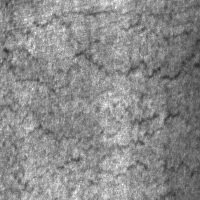
#> input picture Dataset/NEU-DET/train/images/crazing/crazing_100.jpg, 200 x 200 px; its folder holds only this picture in this run
$ jupyter execute --allow-errors RF_gray.ipynb
#> lines starting #> are read from the running program, lines starting #| are printed output that depends on the picture; long printed decimals are rounded
Random Forest

[cell 1]
from google.colab import drive

[cell 2]
drive.mount('/content/drive')

[cell 3]
cd /content/drive/"MyDrive/Machine Learning/NEU-DET-2/train/images/crazing"

[cell 4]
import pandas as pd
import numpy as np
import matplotlib.pyplot as plt
from sklearn.model_selection import train_test_split
import glob
import cv2
from sklearn.ensemble import RandomForestClassifier
from sklearn import metrics
from sklearn import svm
from sklearn.metrics import classification_report, confusion_matrix
import itertools

[cell 5]
X_train = list()
X_test = list()
y_train = list()
y_test = list()

[cell 6]
# [6 lines of commented-out code are left out]

[cell 7]
path = "/content/drive/MyDrive/Machine Learning/NEU-DET-2/train/images/crazing/*.jpg"
for file in glob.glob(path):
  img=cv2.imread(file)
#> img is the input picture: shape (200, 200, 3); min 41, max 255, mean 138.5
  img2=cv2.cvtColor(img,cv2.COLOR_BGR2GRAY)
  X_train.append(img2)      #append all the pixel vector in X_train
  y_train.append(0)         #append all the class in y_train

print(X_train[0])
#> (printed output is left out)
print(len(X_train))
#| 1

[cell 8]
path = "/content/drive/MyDrive/Machine Learning/NEU-DET-2/train/images/inclusion/*.jpg"
for file in glob.glob(path):
  img=cv2.imread(file)
  img2=cv2.cvtColor(img,cv2.COLOR_BGR2GRAY)
  X_train.append(img2)      #append all the pixel vector in X_train
  y_train.append(1)         #append all the class in y_train


print(len(X_train))
#| 1

[cell 9]
path = "/content/drive/MyDrive/Machine Learning/NEU-DET-2/train/images/patches/*.jpg"
for file in glob.glob(path):
  img=cv2.imread(file)
  img2=cv2.cvtColor(img,cv2.COLOR_BGR2GRAY)
  X_train.append(img2)      #append all the pixel vector in X_train
  y_train.append(2)         #append all the class in y_train

print(len(X_train))
#| 1

[cell 10]
path = "/content/drive/MyDrive/Machine Learning/NEU-DET-2/train/images/pitted_surface/*.jpg"
for file in glob.glob(path):
  img=cv2.imread(file)
  img2=cv2.cvtColor(img,cv2.COLOR_BGR2GRAY)
  X_train.append(img2)      #append all the pixel vector in X_train
  y_train.append(3)         #append all the class in y_train


print(len(X_train))
#| 1

[cell 11]
path = "/content/drive/MyDrive/Machine Learning/NEU-DET-2/train/images/rolled-in_scale/*.jpg"
for file in glob.glob(path):
  img=cv2.imread(file)
  img2=cv2.cvtColor(img,cv2.COLOR_BGR2GRAY)
  X_train.append(img2)      #append all the pixel vector in X_train
  y_train.append(4)         #append all the class in y_train


print(len(X_train))
#| 1

[cell 12]
path = "/content/drive/MyDrive/Machine Learning/NEU-DET-2/train/images/scratches/*.jpg"
for file in glob.glob(path):
  img=cv2.imread(file)
  img2=cv2.cvtColor(img,cv2.COLOR_BGR2GRAY)
  X_train.append(img2)      #append all the pixel vector in X_train
  y_train.append(5)         #append all the class in y_train


print(len(X_train))
#| 1

[cell 13]
# Testing

[cell 14]
path = "/content/drive/MyDrive/Machine Learning/NEU-DET-2/validation/images/crazing/*.jpg"
for file in glob.glob(path):
  img=cv2.imread(file)
  img2=cv2.cvtColor(img,cv2.COLOR_BGR2GRAY)
  X_test.append(img2)      #append all the pixel vector in X_test
  y_test.append(0)         #append all the class in y_test

print(len(X_test))
#| 1

[cell 15]
path = "/content/drive/MyDrive/Machine Learning/NEU-DET-2/validation/images/inclusion/*.jpg"
for file in glob.glob(path):
  img=cv2.imread(file)
  img2=cv2.cvtColor(img,cv2.COLOR_BGR2GRAY)
  X_test.append(img2)      #append all the pixel vector in X_test
  y_test.append(1)         #append all the class in y_test

print(len(X_test))
#| 1

[cell 16]
path = "/content/drive/MyDrive/Machine Learning/NEU-DET-2/validation/images/patches/*.jpg"
for file in glob.glob(path):
  img=cv2.imread(file)
  img2=cv2.cvtColor(img,cv2.COLOR_BGR2GRAY)
  X_test.append(img2)      #append all the pixel vector in X_test
  y_test.append(2)         #append all the class in y_test

print(len(X_test))
#| 1

[cell 17]
path = "/content/drive/MyDrive/Machine Learning/NEU-DET-2/validation/images/pitted_surface/*.jpg"
for file in glob.glob(path):
  img=cv2.imread(file)
  img2=cv2.cvtColor(img,cv2.COLOR_BGR2GRAY)
  X_test.append(img2)      #append all the pixel vector in X_test
  y_test.append(3)         #append all the class in y_test

print(len(X_test))
#| 1

[cell 18]
path = "/content/drive/MyDrive/Machine Learning/NEU-DET-2/validation/images/rolled-in_scale/*.jpg"
for file in glob.glob(path):
  img=cv2.imread(file)
  img2=cv2.cvtColor(img,cv2.COLOR_BGR2GRAY)
  X_test.append(img2)      #append all the pixel vector in X_test
  y_test.append(4)         #append all the class in y_test

print(len(X_test))
#| 1

[cell 19]
path = "/content/drive/MyDrive/Machine Learning/NEU-DET-2/validation/images/scratches/*.jpg"
for file in glob.glob(path):
  img=cv2.imread(file)
  img2=cv2.cvtColor(img,cv2.COLOR_BGR2GRAY)
  X_test.append(img2)      #append all the pixel vector in X_test
  y_test.append(5)         #append all the class in y_test

print(len(X_test))
#| 1

[cell 20]
print(X_train)
#> (printed output is left out)

[cell 21]
X_train=np.array(X_train)
y_train=np.array(y_train)
X_test=np.array(X_test)
y_test=np.array(y_test)

[cell 22]
print ('Train set:', X_train.shape,  y_train.shape)
#| Train set: (1, 200, 200) (1,)
print ('Test set:', X_test.shape,  y_test.shape)
#| Test set: (1, 200, 200) (1,)

[cell 23]
nsamples, nx, ny = X_train.shape
#> nsamples = 1; nx = 200; ny = 200
X_train = X_train.reshape((nsamples,nx*ny))

[cell 24]
print(X_train.shape)
#| (1, 40000)

[cell 25]
nsamples, nx, ny = X_test.shape
X_test = X_test.reshape((nsamples,nx*ny))

[cell 26]
print(X_test.shape)
#| (1, 40000)

[cell 27]
from sklearn.ensemble import RandomForestClassifier
#Import scikit-learn metrics module for accuracy calculation
from sklearn import metrics

[cell 28]
train_accuracy = list()
test_accuracy = list()
no_of_estimators = list()

[cell 29]
for i in range(10,100,5) :
    #Create a Gaussian Classifier
    clf=RandomForestClassifier(n_estimators=i)

    #Train the model using the training sets y_pred=clf.predict(X_test)
    clf.fit(X_train, y_train)
    y_pred=clf.predict(X_train)
    #print("Train Accuracy:",metrics.accuracy_score(output_class, y_pred))
    train_accuracy.append(metrics.accuracy_score(y_train, y_pred))

    y_pred_test = clf.predict(X_test)
    #print("Test Accuracy:",metrics.accuracy_score(output_predict_class, y_pred_test))
    test_accuracy.append(metrics.accuracy_score(y_test, y_pred_test))

    no_of_estimators.append(i)
#> after the loop, no_of_estimators = [10, 15, 20, 25, 30, 35, 40, 45, 50, 55, 60, 65, 70, 75, 80, 85, 90, 95]; test_accuracy = [1, 1, 1, 1, 1, 1, 1, 1, 1, 1, 1, 1, 1, 1, 1, 1, 1, 1]; train_accuracy has the same summary as test_accuracy

[cell 30]
print(train_accuracy)
#| [1.0, 1.0, 1.0, 1.0, 1.0, 1.0, 1.0, 1.0, 1.0, 1.0, 1.0, 1.0, 1.0, 1.0, 1.0, 1.0, 1.0, 1.0]
print(test_accuracy)
#| [1.0, 1.0, 1.0, 1.0, 1.0, 1.0, 1.0, 1.0, 1.0, 1.0, 1.0, 1.0, 1.0, 1.0, 1.0, 1.0, 1.0, 1.0]
print(no_of_estimators)
#| [10, 15, 20, 25, 30, 35, 40, 45, 50, 55, 60, 65, 70, 75, 80, 85, 90, 95]

[cell 31]
plt.plot(no_of_estimators, train_accuracy, 'g', label='Training Accuracy')
plt.plot(no_of_estimators, test_accuracy, 'b', label='Testing Accuracy')
plt.title('Training and Testing Accuracy')
plt.xlabel('no_of_estimators')
plt.ylabel('Accuracy')
plt.legend()
plt.show()
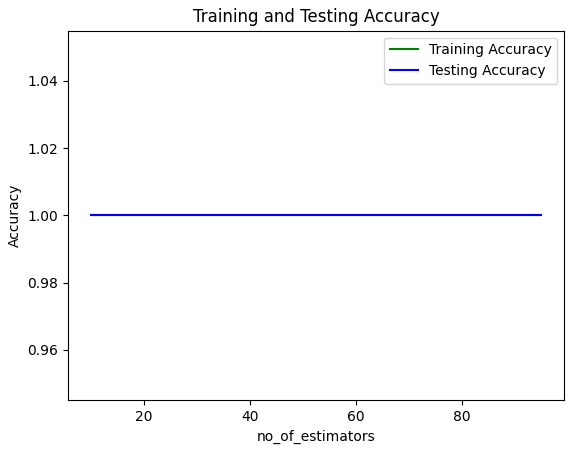
#> figure drawn by matplotlib, 1 panel

[cell 32]
max(test_accuracy)
#> Out = 1

[cell 33]
import time

[cell 34]
train_begin = time.time()
clf=RandomForestClassifier(n_estimators=45)

#Train the model using the training sets y_pred=clf.predict(X_test)
clf.fit(X_train, y_train)
train_end = time.time()
train_time = train_end - train_begin


time.sleep(5)


y_pred=clf.predict(X_train)
test_begin = time.time()
y_pred_test = clf.predict(X_test)
test_end = time.time()
test_time = test_end - test_begin

print(metrics.accuracy_score(y_test, y_pred_test))
#| 1.0
print(confusion_matrix(y_test, y_pred_test))
#| [[1]]
print(classification_report(y_test,y_pred_test))
#|               precision    recall  f1-score   support
#|            0       1.00      1.00      1.00         1
#|     accuracy                           1.00         1
#|    macro avg       1.00      1.00      1.00         1
#| weighted avg       1.00      1.00      1.00         1

[cell 35]
print(train_time)
print(test_time/len(X_test))
#| 0.003089

[cell 36]
matrix = confusion_matrix(y_test, y_pred_test)
#> matrix = [1]
matrix.diagonal()/matrix.sum(axis=1)
#> Out = [1]

[cell 37]
from sklearn.multiclass import OneVsRestClassifier
from sklearn.linear_model import LogisticRegression
from sklearn.model_selection import train_test_split
from sklearn.metrics import roc_curve
from sklearn.metrics import roc_auc_score

pred_prob = clf.predict_proba(X_test)
#> pred_prob = [1]
# roc curve for classes
fpr = {}
tpr = {}
thresh ={}

n_class = 6

#> (the rest of this cell did not finish here and is left out)

[cell 38]
clf=RandomForestClassifier(n_estimators=105)

#Train the model using the training sets y_pred=clf.predict(X_test)
clf.fit(X_train, y_train)
y_pred=clf.predict(X_train)
y_pred_test = clf.predict(X_test)

print(metrics.accuracy_score(y_test, y_pred_test))
#| 1.0
print(confusion_matrix(y_test, y_pred_test))
#| [[1]]
print(classification_report(y_test,y_pred_test))
#|               precision    recall  f1-score   support
#|            0       1.00      1.00      1.00         1
#|     accuracy                           1.00         1
#|    macro avg       1.00      1.00      1.00         1
#| weighted avg       1.00      1.00      1.00         1
